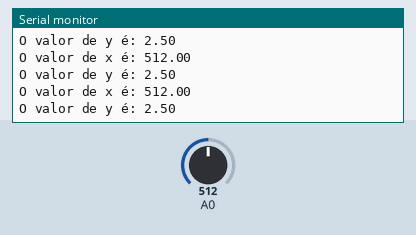
This sketch was run on a simulated Arduino Uno, built with avr-gcc and run on an emulated ATmega328P. On the bench: the last lines printed to the serial monitor. Inputs (shaded band) come from the test bench; at power-on: A0 = 512.

Above: at 1.3 s.
1.4 s: A0 set to 716
At 1.82 s:
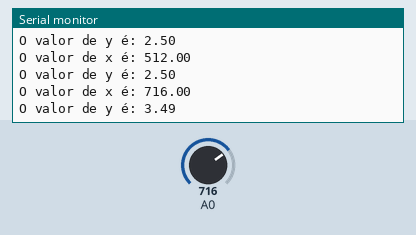
2.9 s: A0 set to 900
At 3.33 s:
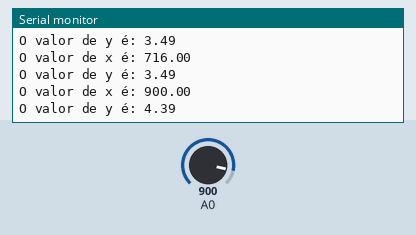
Timing chart, 0 to 5.9 s (numbered marks = the images above; inputs shaded):
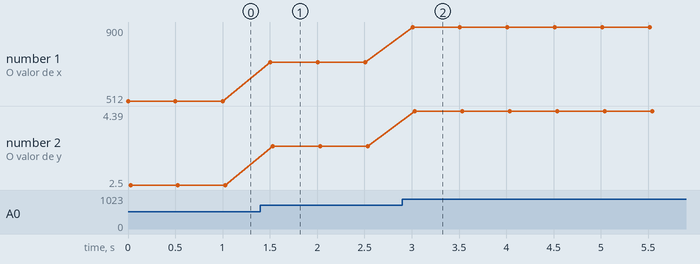

Measured:
- after the input at 1.4 s, the serial monitor: prints a new line after 0.10 s (image 1)
- after the input at 2.9 s, the serial monitor: prints a new line after 0.11 s (image 2)
- plotted number 1: 512 → 716 after the input at 1.4 s, 716 → 900 after the input at 2.9 s
- plotted number 2: 2.5 → 3.49 after the input at 1.4 s, 3.49 → 4.39 after the input at 2.9 s

The sketch:

EntradaAnal_gica.ino
```cpp
void setup(){
  Serial.begin(9600);
}

void loop(){
  float x = 0;
  float y = 0;
  x = analogRead(A0);
  y = map(x,0,1023,0,500);
  y = y / 100;
  Serial.print("O valor de x é: ");
  Serial.println(x);
  Serial.print("O valor de y é: ");
  Serial.println(y);
  Serial.println("");

  delay(500);
}
```
